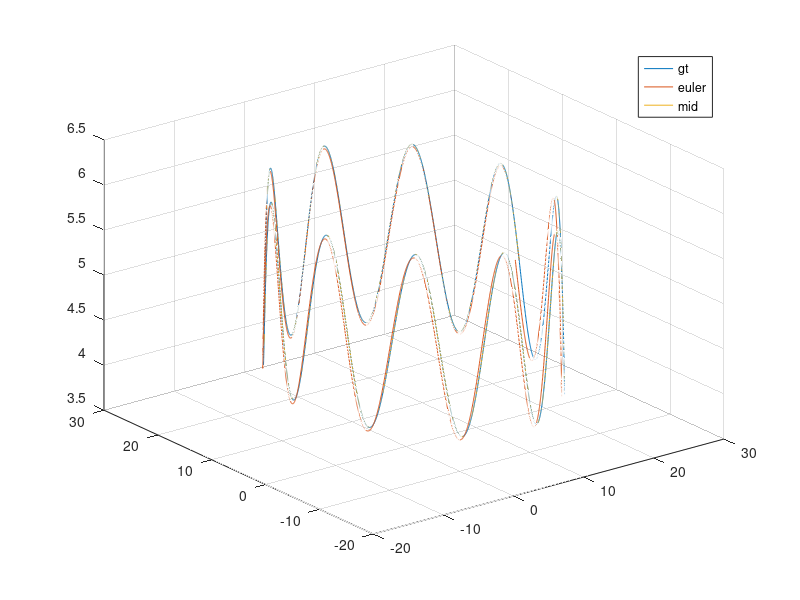
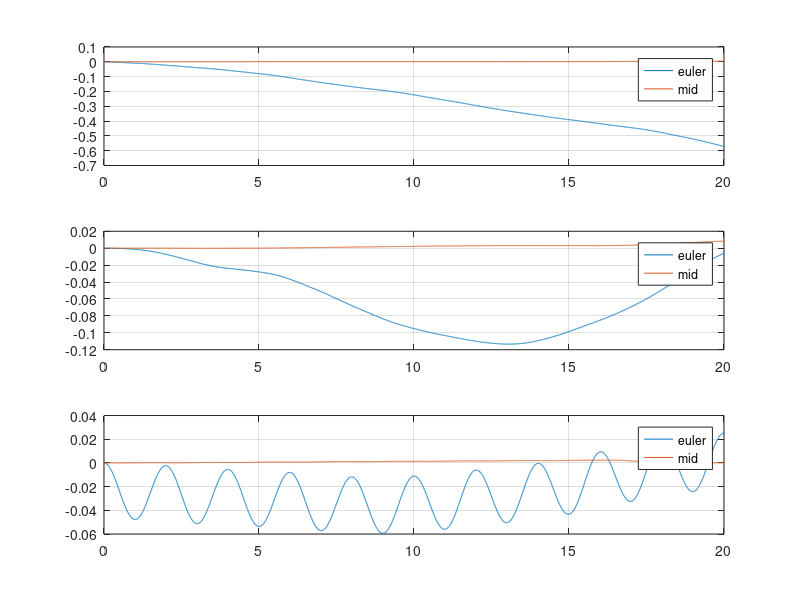

MATLAB code to generate these figures, in order:
function plottraj
    clear;clc;
    load("imupose.mat");
    
    figure(1)
    plot3(imupose(:,6),imupose(:,7),imupose(:,8));
    hold on;
    plot3(imuintpose0(:,6),imuintpose0(:,7),imuintpose0(:,8));
    plot3(imuintpose1(:,6),imuintpose1(:,7),imuintpose1(:,8));
    legend("gt","euler","mid")
    grid on;
    
    figure(2)
    subplot(3,1,1)
    plot(imupose(2:end,1),imuintpose0(:,6)-imupose(2:end,6));
    hold on;
    plot(imupose(2:end,1),imuintpose1(:,6)-imupose(2:end,6));
    grid on;
    legend("euler","mid");
    
    subplot(3,1,2)
    plot(imupose(2:end,1),imuintpose0(:,7)-imupose(2:end,7));
    hold on;
    plot(imupose(2:end,1),imuintpose1(:,7)-imupose(2:end,7));
    grid on;
    legend("euler","mid");
    
    subplot(3,1,3)
    plot(imupose(2:end,1),imuintpose0(:,8)-imupose(2:end,8));
    hold on;
    plot(imupose(2:end,1),imuintpose1(:,8)-imupose(2:end,8));
    grid on;
    legend("euler","mid");
end
